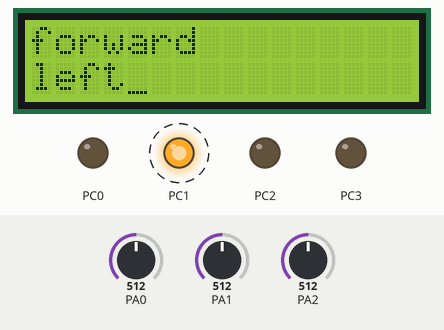
A program run on a simulated ATmega16, built with avr-gcc and emulated at 1 MHz. Shown: 16×2 character LCD, output pins drawn as LEDs (lit = HIGH). Wiring (inferred from the names in the program): character LCD (HD44780): RS PD0; R/W PD1; E PD2; data PB0, PB1, PB2, PB3, PB4, PB5, PB6, PB7. Dashed ring = blinking. The test bench sets the inputs (shaded band); at power-on: PA0 = 512, PA1 = 512, PA2 = 512. Pins used as bus, display or sensor lines are not drawn.

Above: at 2.8 s.
2.9 s: PA0 set to 478
4.4 s: PA0 set to 452
At 4.9 s:
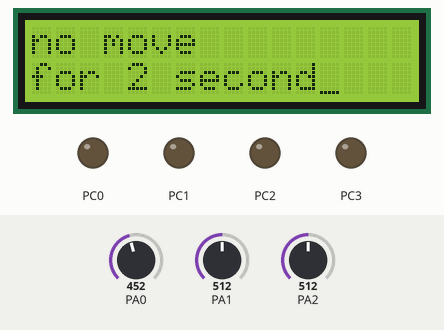
5.9 s: PA0 set to 385
7.7 s: PA0 set to 352
At 9.3 s:
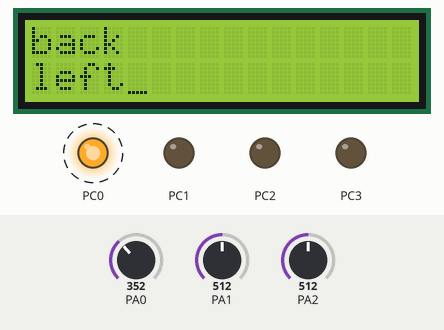
10.0 s: PA1 set to 462
11.5 s: PA1 set to 434
At 12.2 s:
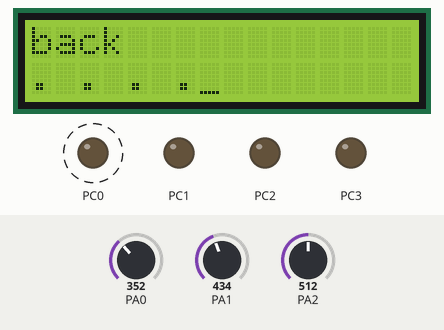
Timing chart, 0 to 14.1 s (numbered marks = the images above; inputs shaded):
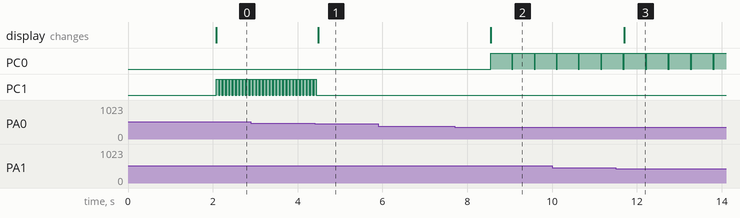

The program:

16-_final.c
```c
#include<avr/io.h>
/*Includes io.h header file where all the Input/Output Registers and its Bits are defined for all AVR microcontrollers*/

#define	F_CPU	1000000
/*Defines a macro for the delay.h header file. F_CPU is the microcontroller frequency value for the delay.h header file. Default value of F_CPU in delay.h header file is 1000000(1MHz)*/

#include<util/delay.h>
/*Includes delay.h header file which defines two functions, _delay_ms (millisecond delay) and _delay_us (microsecond delay)*/

#define		LCD_DATA_PORT		PORTB
/*LCD_DATA_PORT is the microcontroller PORT Register to which the data pins of the LCD are connected. Here it is connected to PORTB*/

#define 	LCD_CONT_PORT		PORTD
/*LCD_CONT_PORT is the microcontroller PORT Register to which the control pins of the LCD are connected. Here it is connected to PORTD*/

#define 	LCD_RS 		PD0
/*LCD_RS is the microcontroller Port pin to which the RS pin of the LCD is connected. Here it is connected to PD0*/

#define 	LCD_RW 		PD1
/*LCD_RW is the microcontroller Port pin to which the RW pin of the LCD is connected. Here it is connected to PD1*/

#define 	LCD_EN 		PD2
/*LCD_EN is the microcontroller Port pin to which the EN pin of the LCD is connected. Here it is connected to PD2*/

#include<stdlib.h>
/*Includes stdlib.h header file which defines different standard library functions.*/

/*ADC Function Declarations*/
void adc_init(void);
int read_adc_channel(unsigned char channel);


/*ADXL335 Accelerometer Sensor Function Declarations*/
int read_adxl335_x_value(unsigned char channel);
int read_adxl335_y_value(unsigned char channel);
int read_adxl335_z_value(unsigned char channel);


/*Alphanumeric LCD Function Declarations*/
void lcd_data_write(char data);
void lcd_command_write( char command);
void lcd_init();
void lcd_string_write( char *string);
void lcd_number_write(int number,unsigned char radix);
void motor_fwd();
void motor_bck();


int main(void)
{
	DDRB=0xff;
	/*All pins of PortB are declared output (data pins of LCD are connected)*/

	DDRD=0x07;
	DDRC=0x0f;
	/*PD0, PD1 and PD2 pins of PortD are declared output (control pins of LCD connected)*/

	int x_axis,y_axis,z_axis;
	/*Variable declarations*/

	adc_init();
	/*ADC initialization*/

	lcd_init();
	/*LCD initialization*/

	lcd_string_write("Microprocessor ");
	/*String display in 1st row of LCD*/

	lcd_command_write(0xc0);
	/*Cursor moves to 2nd row 1st column of LCD*/

	lcd_string_write("project");
	/*String display in 2nd row of LCD*/

	_delay_ms(500);
	_delay_ms(500);
	_delay_ms(500);
	_delay_ms(500);
	/*Display stays for 2 second*/

	/*Start of infinite loop*/
	while(1)
	{
        x_axis=read_adxl335_x_value(0);
		y_axis=read_adxl335_y_value(1);
        z_axis=read_adxl335_z_value(2);

	if(x_axis<=370 && y_axis>=450)
		{

			lcd_command_write(0x01);
			lcd_string_write("back");
			lcd_command_write(0xc0);
			lcd_string_write("left");
			motor_bck();


		}
		else if(x_axis<=370 && y_axis<=370)
		{
			lcd_command_write(0x01);
			lcd_string_write("back");
			lcd_command_write(0xc0);
			lcd_string_write("right");
			motor_bck();

		}

		else if(x_axis<=370)
		{
			lcd_command_write(0x01);
			lcd_command_write(0x01);
			lcd_string_write("back");
			lcd_command_write(0xc0);
			lcd_string_write(". . . .");
			motor_bck();
		}
		else if (x_axis>=460 && y_axis>=450)
		{
			lcd_command_write(0x01);
			lcd_string_write("forward");
			lcd_command_write(0xc0);
			lcd_string_write("left");
			motor_fwd();
		}
		else if(x_axis>=460 && y_axis<=380)
		{
			lcd_command_write(0x01);
			lcd_string_write("forward");
			lcd_command_write(0xc0);
			lcd_string_write("right");
			motor_fwd();

		}
		else if(x_axis>=460)
		{
			lcd_command_write(0x01);
			lcd_string_write("forward");
			lcd_command_write(0xc0);
			lcd_string_write(". . . .");
			motor_fwd();

		}
		else
		{
			PORTC=0b00000000;
			lcd_command_write(0x01);
			lcd_string_write("no move");
			lcd_command_write(0xc0);
			lcd_string_write("for 2 second");
			_delay_ms(500);
			_delay_ms(500);
			_delay_ms(500);
			_delay_ms(500);

		}

	}
}
/*End of Program*/

void motor_fwd()
{
	PORTC=0b00000010;
	_delay_ms(50);


		PORTC=0b00000000;
}

void motor_bck()
{
	PORTC=0b00000001;
_delay_ms(500);

		PORTC=0b00000000;
}


/*ADC Function Definitions*/
void adc_init(void)
{
	ADCSRA=(1<<ADEN)|(1<<ADSC)|(1<<ADATE)|(1<<ADPS2);
	SFIOR=0x00;
}


int read_adc_channel(unsigned char channel)
{
	int adc_value;
	unsigned char temp;
	ADMUX=(1<<REFS0)|channel;
  	_delay_ms(1);
	temp=ADCL;
	adc_value=ADCH;
	adc_value=(adc_value<<8)|temp;
  	return adc_value;
}

/*ADXL335 Accelerometer Sensor Function Definitions*/
int read_adxl335_x_value(unsigned char channel)
{
	int x_value;
	x_value=read_adc_channel(channel);
	return x_value;
}

int read_adxl335_y_value(unsigned char channel)
{
	int y_value;
	y_value=read_adc_channel(channel);
	return y_value;
}

int read_adxl335_z_value(unsigned char channel)
{
	int z_value;
	z_value=read_adc_channel(channel);
	return z_value;
}


/*Alphanumeric LCD Function Definitions*/
void lcd_data_write(char data)
{
	LCD_CONT_PORT=_BV(LCD_EN)|_BV(LCD_RS);
	LCD_DATA_PORT=data;
	_delay_ms(1);
	LCD_CONT_PORT=_BV(LCD_RS);
	_delay_ms(1);
}


void lcd_command_write(char command)
{
	LCD_CONT_PORT=_BV(LCD_EN);
	LCD_DATA_PORT=command;
	_delay_ms(1);
	LCD_CONT_PORT=0x00;
	_delay_ms(1);
}

void lcd_init()
{
	lcd_command_write(0x38);
	lcd_command_write(0x01);
	lcd_command_write(0x06);
	lcd_command_write(0x0e);
}

void lcd_string_write(char *string)
{
	while (*string)
	lcd_data_write(*string++);
}

void lcd_number_write(int number,unsigned char radix)
{
	char *number_string="00000";
	itoa(number,number_string,radix);
	lcd_string_write(number_string);
}
```

Measured:
- the behaviour switches between 460 and 459 on PA0 (found by bisection; images 0 and 1)
- the behaviour switches between 371 and 370 on PA0 (found by bisection; images 1 and 2)
- the behaviour switches between 450 and 449 on PA1 (found by bisection; images 2 and 3)
- after the input at 4.4 s, PC1: goes on until 4.4 s, then stays LOW; the display: changes after 0.08 s (image 1)
- after the input at 5.9 s, every drawn part: stays the same
- after the input at 7.7 s, PC0: alternates HIGH for 0.50 s and LOW for 0.02 s, starting after 0.85 s; the display: changes after 0.85 s (image 2)
- after the input at 11.5 s, the display: changes after 0.20 s (image 3)
